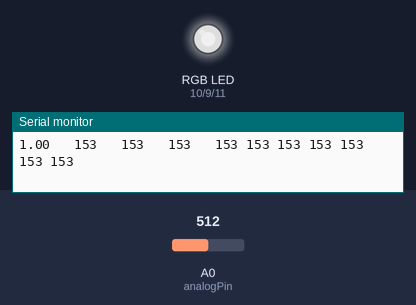
A sketch run on a simulated Arduino Uno, built with avr-gcc and run on an emulated ATmega328P. Shown: an RGB LED mixed from three pins (HIGH = lit), the last lines printed to the serial monitor. The test bench sets the inputs (shaded band); at power-on: A0 (analogPin) = 512. Dim RGB values are drawn brighter than linear; pins used as bus, display or sensor lines are not drawn.

Above: at 1.2 s.
1.3 s: A0 (analogPin) set to 306
At 1.6 s:
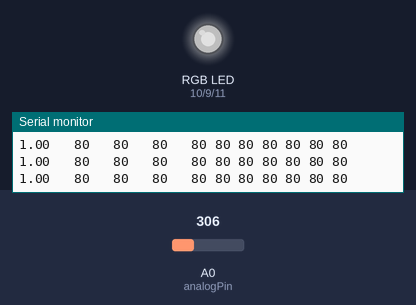
4.3 s: A0 (analogPin) set to 334
At 5.1 s:
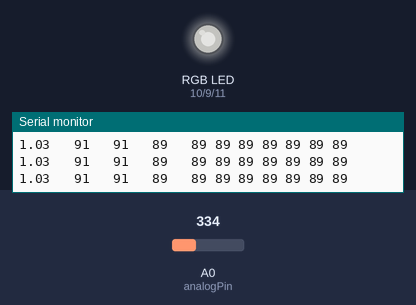
7.3 s: A0 (analogPin) set to 349
At 8.1 s:
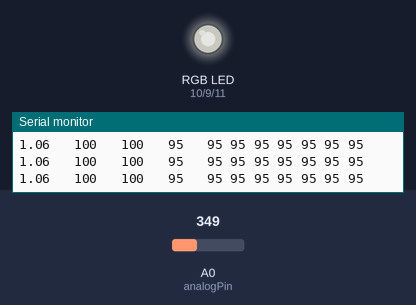
10.3 s: A0 (analogPin) set to 90
At 10.6 s:
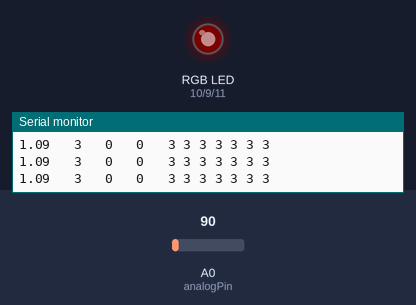
11.8 s: A0 (analogPin) set to 122
At 13.0 s:
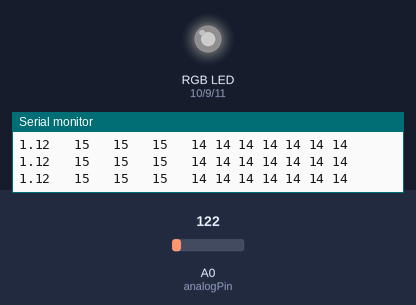
14.8 s: A0 (analogPin) set to 40
At 15.1 s:
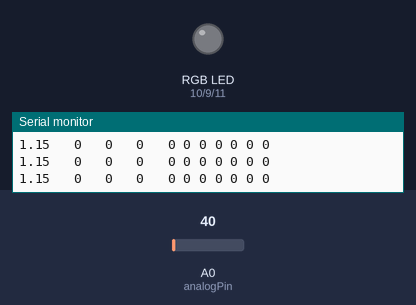
Timing chart, 0 to 17.3 s (numbered marks = the images above; inputs shaded):
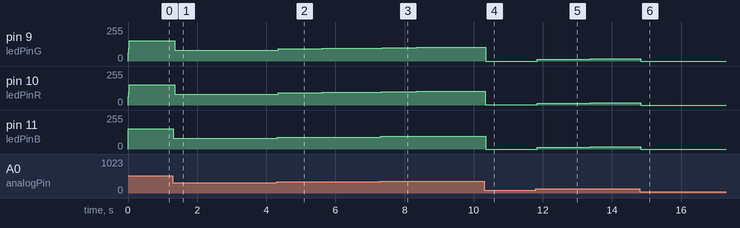

The sketch:

rgb_led_color_organ.ino
```cpp
/* Code for getting data from MSGEQ7 from David Wang
 * http://www.instructables.com/id/Blinking-LEDs-to-the-Frequency-of-Musi/
 * Filtering from Nathan Olivares
 * There's stuff to improve but it works
 */

int analogPin = 0; // MSGEQ7 OUT
int strobePin = 2; // MSGEQ7 STROBE
int resetPin = 4; // MSGEQ7 RESET
int spectrumValue[7];

// MSGEQ7 OUT pin produces values around 50-80
// when there is no input, so use this value to
// filter out a lot of the chaff.
int filterValue = 80;

// LED pins connected to the PWM pins on the Arduino

int ledPinG = 9;
int ledPinR = 10;
int ledPinB = 11;


// Make this variable later, but the upper limit on
// the MSGEQ7s value, lower for quieter songs
// 1023 max
// Kinda unnecessary now, but too busy to fix
int maxVal = 800;

// Smoothing
int newR = 0;
int newG = 0;
int newB = 0;
int Rtot = 0;
int Gtot = 0;
int Btot = 0;
const int sLvl = 5; // This is the amount of samples to smooth
// More samples = smoother, but more delay and less "pop" with music
int Rsmooth[sLvl];
int Gsmooth[sLvl];
int Bsmooth[sLvl];
int i = 0;
int j = 0; // Timer for trimmer
int maxNum = 0; // max the trimmer sees
float trimmer = 1; // trimmer


void setup()
{
  Serial.begin(57600); // was no noise at 38400, 57600
  // Read from MSGEQ7 OUT
  pinMode(analogPin, INPUT);
  // Write to MSGEQ7 STROBE and RESET
  pinMode(strobePin, OUTPUT);
  pinMode(resetPin, OUTPUT);

  // Set analogPin's reference voltage
  analogReference(DEFAULT); // 5V

  // Set startup values for pins
  digitalWrite(resetPin, LOW);
  digitalWrite(strobePin, HIGH);

  // Initialize to 0
    for (int thisReading = 0; thisReading < sLvl; thisReading++) {
      Rsmooth[thisReading] = 0;
      Gsmooth[thisReading] = 0;
      Bsmooth[thisReading] = 0;
    }

}

void loop()
{
  // Set reset pin low to enable strobe
  digitalWrite(resetPin, HIGH);
  digitalWrite(resetPin, LOW);

  // Get all 7 spectrum values from the MSGEQ7
  for (int i = 0; i < 7; i++)
  {
    digitalWrite(strobePin, LOW);
    delayMicroseconds(36); // Allow output to settle

    spectrumValue[i] = analogRead(analogPin);

    // Constrain any value above 1023 or below filterValue
    spectrumValue[i] = constrain(spectrumValue[i], filterValue, 1023);


    // Remap the value to a number between 0 and 255
    spectrumValue[i] = map(spectrumValue[i], filterValue, maxVal, 0, 255);

    // Remove serial stuff after debugging
    Serial.print(spectrumValue[i]);
    Serial.print(" ");
    digitalWrite(strobePin, HIGH);


   }

   Serial.println();


   // Write the PWM values to the LEDs
   Serial.print(trimmer);
   Serial.print("   ");
   analogWrite(ledPinR, newR);
   Serial.print(newR);
   analogWrite(ledPinG, newG);
   Serial.print("   ");
   Serial.print(newG);
   analogWrite(ledPinB, newB);
   Serial.print("   ");
   Serial.print(newB);
   Serial.print("   ");


   if (i == sLvl) {
    i = 0;
   }

   // Running averager for sLvl number of values
   // R is bass, so I included the spectrum from ~0-200Hz
   Rtot = Rtot - Rsmooth[i];
   Rsmooth[i] = (spectrumValue[0] + spectrumValue[1])*.5;
   Rtot = Rtot + Rsmooth[i];

   Gtot = Gtot - Gsmooth[i];
   Gsmooth[i] = spectrumValue[3];
   Gtot = Gtot + Gsmooth[i];

   Btot = Btot - Bsmooth[i];
   Bsmooth[i] = spectrumValue[6];
   Btot = Btot + Bsmooth[i];

   newR = trimmer*Rtot/sLvl;
   newG = trimmer*Gtot/sLvl;
   newB = trimmer*Btot/sLvl;
   i = i + 1;

   // Weird things happen when an analog value is above 255
   // and R likes to do that the most
   if (newR > 254) {
    newR = 255;
   }

   // If the hi hat is above a threshold, no filter,
   // the filter would slow it down and ruin the flash
   if (spectrumValue[6] > 50){
    newB = spectrumValue[6];
   }

   // I get a lot of noise with G, and this fixes it
   if (newR < 5 && newG < 5 && newB < 100) {
    newG = 0;
    newB = 0;
   }


    // Trimming the values for different volumes
    if (j > 350) {
      j = 0;
      if (maxNum > 254) {
        trimmer = trimmer - .03;
      }
      if (maxNum < 200 && trimmer < 1.5 ) {
        trimmer = trimmer + .03;
      }
    }
    j = j + 1;
    if (newG > maxNum || newB > maxNum || newR > maxNum || j == 1) {
      maxNum = newG;
    }

}
```

Measured:
- after the input at 1.3 s, pin 9 (ledPinG), pin 10 (ledPinR): 153/255 → 80/255 after 0.05 s, → 82/255 1.6 s later; pin 11 (ledPinB): 153/255 → 80/255 at once
- after the input at 4.3 s, pin 9 (ledPinG), pin 10 (ledPinR): 82/255 → 91/255 after 0.05 s, → 94/255 1.3 s later; pin 11 (ledPinB): 80/255 → 89/255 at once
- after the input at 7.3 s, pin 9 (ledPinG), pin 10 (ledPinR): 94/255 → 100/255 after 0.05 s, → 103/255 1.0 s later; pin 11 (ledPinB): 89/255 → 95/255 at once
- after the input at 10.3 s, pin 9 (ledPinG): 103/255 → 0/255 at once; pin 10 (ledPinR): 103/255 → 3/255 at once; pin 11 (ledPinB): 95/255 → 0/255 at once
- after the input at 11.8 s, pin 9 (ledPinG): 0/255 → 15/255 at once, → 16/255 1.5 s later; pin 10 (ledPinR): 3/255 → 15/255 at once, → 16/255 1.5 s later; pin 11 (ledPinB): 0/255 → 15/255 after 0.05 s, → 16/255 1.5 s later
- after the input at 14.8 s, pin 9 (ledPinG), pin 10 (ledPinR), pin 11 (ledPinB): 16/255 → 0/255 at once
